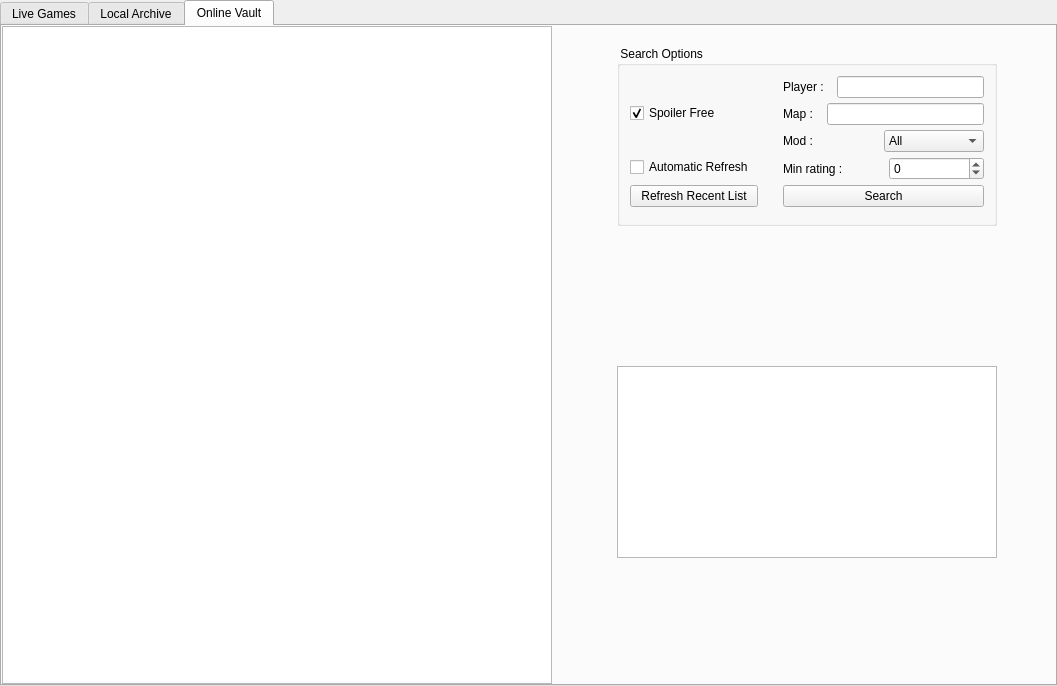
<?xml version="1.0" encoding="UTF-8"?>
<ui version="4.0">
 <class>topTabs</class>
 <widget class="QTabWidget" name="topTabs">
  <property name="geometry">
   <rect>
    <x>0</x>
    <y>0</y>
    <width>1057</width>
    <height>686</height>
   </rect>
  </property>
  <property name="windowTitle">
   <string>TabWidget</string>
  </property>
  <property name="currentIndex">
   <number>2</number>
  </property>
  <widget class="QWidget" name="liveTab">
   <attribute name="title">
    <string>Live Games</string>
   </attribute>
   <layout class="QGridLayout" name="gridLayout">
    <property name="margin">
     <number>0</number>
    </property>
    <item row="0" column="0">
     <widget class="QTreeWidget" name="liveTree">
      <property name="focusPolicy">
       <enum>Qt::NoFocus</enum>
      </property>
      <property name="selectionMode">
       <enum>QAbstractItemView::NoSelection</enum>
      </property>
      <property name="iconSize">
       <size>
        <width>32</width>
        <height>32</height>
       </size>
      </property>
      <property name="verticalScrollMode">
       <enum>QAbstractItemView::ScrollPerPixel</enum>
      </property>
      <property name="rootIsDecorated">
       <bool>false</bool>
      </property>
      <property name="sortingEnabled">
       <bool>true</bool>
      </property>
      <property name="allColumnsShowFocus">
       <bool>true</bool>
      </property>
      <property name="columnCount">
       <number>3</number>
      </property>
      <attribute name="headerVisible">
       <bool>false</bool>
      </attribute>
      <attribute name="headerDefaultSectionSize">
       <number>32</number>
      </attribute>
      <attribute name="headerStretchLastSection">
       <bool>false</bool>
      </attribute>
      <column>
       <property name="text">
        <string notr="true">1</string>
       </property>
      </column>
      <column>
       <property name="text">
        <string notr="true">2</string>
       </property>
      </column>
      <column>
       <property name="text">
        <string notr="true">3</string>
       </property>
      </column>
     </widget>
    </item>
   </layout>
  </widget>
  <widget class="QWidget" name="localTab">
   <attribute name="title">
    <string>Local Archive</string>
   </attribute>
   <layout class="QGridLayout" name="gridLayout_2">
    <property name="margin">
     <number>0</number>
    </property>
    <item row="0" column="0">
     <widget class="QTreeWidget" name="myTree">
      <property name="focusPolicy">
       <enum>Qt::NoFocus</enum>
      </property>
      <property name="alternatingRowColors">
       <bool>false</bool>
      </property>
      <property name="selectionMode">
       <enum>QAbstractItemView::NoSelection</enum>
      </property>
      <property name="selectionBehavior">
       <enum>QAbstractItemView::SelectRows</enum>
      </property>
      <property name="iconSize">
       <size>
        <width>32</width>
        <height>32</height>
       </size>
      </property>
      <property name="verticalScrollMode">
       <enum>QAbstractItemView::ScrollPerPixel</enum>
      </property>
      <property name="horizontalScrollMode">
       <enum>QAbstractItemView::ScrollPerPixel</enum>
      </property>
      <property name="rootIsDecorated">
       <bool>false</bool>
      </property>
      <property name="sortingEnabled">
       <bool>true</bool>
      </property>
      <property name="wordWrap">
       <bool>false</bool>
      </property>
      <property name="columnCount">
       <number>4</number>
      </property>
      <attribute name="headerVisible">
       <bool>false</bool>
      </attribute>
      <attribute name="headerDefaultSectionSize">
       <number>32</number>
      </attribute>
      <attribute name="headerStretchLastSection">
       <bool>false</bool>
      </attribute>
      <column>
       <property name="text">
        <string notr="true">1</string>
       </property>
      </column>
      <column>
       <property name="text">
        <string notr="true">2</string>
       </property>
      </column>
      <column>
       <property name="text">
        <string notr="true">3</string>
       </property>
      </column>
      <column>
       <property name="text">
        <string notr="true">4</string>
       </property>
      </column>
     </widget>
    </item>
   </layout>
  </widget>
  <widget class="QWidget" name="onlineTab">
   <attribute name="title">
    <string>Online Vault</string>
   </attribute>
   <layout class="QGridLayout" name="gridLayout_4">
    <property name="margin">
     <number>0</number>
    </property>
    <item row="3" column="1">
     <widget class="QWidget" name="widget_2" native="true">
      <property name="sizePolicy">
       <sizepolicy hsizetype="Preferred" vsizetype="Preferred">
        <horstretch>0</horstretch>
        <verstretch>1</verstretch>
       </sizepolicy>
      </property>
      <property name="minimumSize">
       <size>
        <width>400</width>
        <height>200</height>
       </size>
      </property>
      <layout class="QGridLayout" name="gridLayout_3">
       <item row="2" column="1">
        <spacer name="verticalSpacer_4">
         <property name="orientation">
          <enum>Qt::Vertical</enum>
         </property>
         <property name="sizeHint" stdset="0">
          <size>
           <width>0</width>
           <height>5</height>
          </size>
         </property>
        </spacer>
       </item>
       <item row="0" column="1">
        <spacer name="verticalSpacer_3">
         <property name="orientation">
          <enum>Qt::Vertical</enum>
         </property>
         <property name="sizeHint" stdset="0">
          <size>
           <width>0</width>
           <height>10</height>
          </size>
         </property>
        </spacer>
       </item>
       <item row="1" column="2">
        <spacer name="horizontalSpacer_3">
         <property name="orientation">
          <enum>Qt::Horizontal</enum>
         </property>
         <property name="sizeHint" stdset="0">
          <size>
           <width>10</width>
           <height>0</height>
          </size>
         </property>
        </spacer>
       </item>
       <item row="1" column="0">
        <spacer name="horizontalSpacer_4">
         <property name="orientation">
          <enum>Qt::Horizontal</enum>
         </property>
         <property name="sizeHint" stdset="0">
          <size>
           <width>10</width>
           <height>0</height>
          </size>
         </property>
        </spacer>
       </item>
       <item row="1" column="1">
        <widget class="QTextBrowser" name="replayInfos">
         <property name="sizePolicy">
          <sizepolicy hsizetype="Minimum" vsizetype="Minimum">
           <horstretch>0</horstretch>
           <verstretch>0</verstretch>
          </sizepolicy>
         </property>
         <property name="minimumSize">
          <size>
           <width>380</width>
           <height>180</height>
          </size>
         </property>
         <property name="sizeIncrement">
          <size>
           <width>0</width>
           <height>0</height>
          </size>
         </property>
         <property name="baseSize">
          <size>
           <width>0</width>
           <height>0</height>
          </size>
         </property>
         <property name="frameShadow">
          <enum>QFrame::Plain</enum>
         </property>
         <property name="verticalScrollBarPolicy">
          <enum>Qt::ScrollBarAlwaysOff</enum>
         </property>
         <property name="textInteractionFlags">
          <set>Qt::TextSelectableByMouse</set>
         </property>
         <property name="openExternalLinks">
          <bool>true</bool>
         </property>
        </widget>
       </item>
      </layout>
     </widget>
    </item>
    <item row="2" column="1">
     <widget class="QWidget" name="widget" native="true">
      <property name="sizePolicy">
       <sizepolicy hsizetype="MinimumExpanding" vsizetype="MinimumExpanding">
        <horstretch>0</horstretch>
        <verstretch>0</verstretch>
       </sizepolicy>
      </property>
      <property name="minimumSize">
       <size>
        <width>400</width>
        <height>200</height>
       </size>
      </property>
      <property name="sizeIncrement">
       <size>
        <width>0</width>
        <height>0</height>
       </size>
      </property>
      <layout class="QGridLayout" name="gridLayout_5">
       <item row="1" column="0">
        <spacer name="horizontalSpacer">
         <property name="orientation">
          <enum>Qt::Horizontal</enum>
         </property>
         <property name="sizeHint" stdset="0">
          <size>
           <width>10</width>
           <height>0</height>
          </size>
         </property>
        </spacer>
       </item>
       <item row="1" column="2">
        <spacer name="horizontalSpacer_2">
         <property name="orientation">
          <enum>Qt::Horizontal</enum>
         </property>
         <property name="sizeType">
          <enum>QSizePolicy::Expanding</enum>
         </property>
         <property name="sizeHint" stdset="0">
          <size>
           <width>10</width>
           <height>0</height>
          </size>
         </property>
        </spacer>
       </item>
       <item row="0" column="1">
        <spacer name="verticalSpacer">
         <property name="orientation">
          <enum>Qt::Vertical</enum>
         </property>
         <property name="sizeHint" stdset="0">
          <size>
           <width>0</width>
           <height>5</height>
          </size>
         </property>
        </spacer>
       </item>
       <item row="2" column="1">
        <spacer name="verticalSpacer_2">
         <property name="orientation">
          <enum>Qt::Vertical</enum>
         </property>
         <property name="sizeHint" stdset="0">
          <size>
           <width>0</width>
           <height>5</height>
          </size>
         </property>
        </spacer>
       </item>
       <item row="1" column="1">
        <widget class="QGroupBox" name="groupBox">
         <property name="sizePolicy">
          <sizepolicy hsizetype="Minimum" vsizetype="Minimum">
           <horstretch>0</horstretch>
           <verstretch>0</verstretch>
          </sizepolicy>
         </property>
         <property name="minimumSize">
          <size>
           <width>380</width>
           <height>180</height>
          </size>
         </property>
         <property name="maximumSize">
          <size>
           <width>380</width>
           <height>180</height>
          </size>
         </property>
         <property name="title">
          <string> Search Options</string>
         </property>
         <property name="alignment">
          <set>Qt::AlignLeading|Qt::AlignLeft|Qt::AlignTop</set>
         </property>
         <property name="flat">
          <bool>true</bool>
         </property>
         <layout class="QFormLayout" name="formLayout">
          <property name="fieldGrowthPolicy">
           <enum>QFormLayout::AllNonFixedFieldsGrow</enum>
          </property>
          <property name="rowWrapPolicy">
           <enum>QFormLayout::DontWrapRows</enum>
          </property>
          <property name="horizontalSpacing">
           <number>25</number>
          </property>
          <property name="verticalSpacing">
           <number>5</number>
          </property>
          <property name="margin">
           <number>10</number>
          </property>
          <item row="0" column="1">
           <layout class="QHBoxLayout" name="horizontalLayout">
            <property name="spacing">
             <number>10</number>
            </property>
            <item>
             <widget class="QLabel" name="label">
              <property name="autoFillBackground">
               <bool>false</bool>
              </property>
              <property name="styleSheet">
               <string notr="true"/>
              </property>
              <property name="text">
               <string>Player : </string>
              </property>
             </widget>
            </item>
            <item>
             <widget class="QLineEdit" name="playerName"/>
            </item>
           </layout>
          </item>
          <item row="1" column="1">
           <layout class="QHBoxLayout" name="horizontalLayout_2">
            <property name="spacing">
             <number>10</number>
            </property>
            <item>
             <widget class="QLabel" name="label_2">
              <property name="autoFillBackground">
               <bool>false</bool>
              </property>
              <property name="styleSheet">
               <string notr="true"/>
              </property>
              <property name="text">
               <string>Map : </string>
              </property>
             </widget>
            </item>
            <item>
             <widget class="QLineEdit" name="mapName"/>
            </item>
           </layout>
          </item>
          <item row="2" column="1">
           <layout class="QHBoxLayout" name="horizontalLayout_3">
            <property name="spacing">
             <number>10</number>
            </property>
            <item>
             <widget class="QLabel" name="label_3">
              <property name="autoFillBackground">
               <bool>false</bool>
              </property>
              <property name="styleSheet">
               <string notr="true"/>
              </property>
              <property name="text">
               <string>Mod : </string>
              </property>
             </widget>
            </item>
            <item>
             <widget class="QComboBox" name="modList">
              <property name="sizePolicy">
               <sizepolicy hsizetype="Preferred" vsizetype="Preferred">
                <horstretch>0</horstretch>
                <verstretch>0</verstretch>
               </sizepolicy>
              </property>
              <property name="minimumSize">
               <size>
                <width>100</width>
                <height>0</height>
               </size>
              </property>
              <property name="maxVisibleItems">
               <number>50</number>
              </property>
              <item>
               <property name="text">
                <string>All</string>
               </property>
              </item>
             </widget>
            </item>
           </layout>
          </item>
          <item row="3" column="1">
           <layout class="QHBoxLayout" name="horizontalLayout_4">
            <property name="spacing">
             <number>10</number>
            </property>
            <item>
             <widget class="QLabel" name="label_4">
              <property name="autoFillBackground">
               <bool>false</bool>
              </property>
              <property name="styleSheet">
               <string notr="true"/>
              </property>
              <property name="text">
               <string>Min rating : </string>
              </property>
             </widget>
            </item>
            <item>
             <widget class="QSpinBox" name="minRating">
              <property name="minimumSize">
               <size>
                <width>50</width>
                <height>0</height>
               </size>
              </property>
              <property name="styleSheet">
               <string notr="true"/>
              </property>
              <property name="minimum">
               <number>-200</number>
              </property>
              <property name="maximum">
               <number>3000</number>
              </property>
              <property name="singleStep">
               <number>100</number>
              </property>
             </widget>
            </item>
           </layout>
          </item>
          <item row="4" column="1">
           <widget class="QPushButton" name="searchButton">
            <property name="text">
             <string>Search</string>
            </property>
           </widget>
          </item>
          <item row="4" column="0">
           <widget class="QPushButton" name="RefreshResetButton">
            <property name="minimumSize">
             <size>
              <width>128</width>
              <height>0</height>
             </size>
            </property>
            <property name="text">
             <string>Refresh Recent List</string>
            </property>
           </widget>
          </item>
          <item row="3" column="0">
           <widget class="QCheckBox" name="automaticCheckbox">
            <property name="sizePolicy">
             <sizepolicy hsizetype="Fixed" vsizetype="Fixed">
              <horstretch>0</horstretch>
              <verstretch>0</verstretch>
             </sizepolicy>
            </property>
            <property name="minimumSize">
             <size>
              <width>80</width>
              <height>20</height>
             </size>
            </property>
            <property name="toolTip">
             <string>reloads recent Replays on Tab reentry&lt;br&gt;'...same as it ever was ... same as it ever was'</string>
            </property>
            <property name="text">
             <string>Automatic Refresh</string>
            </property>
            <property name="checked">
             <bool>false</bool>
            </property>
           </widget>
          </item>
          <item row="1" column="0">
           <widget class="QCheckBox" name="spoilerCheckbox">
            <property name="sizePolicy">
             <sizepolicy hsizetype="Fixed" vsizetype="Fixed">
              <horstretch>0</horstretch>
              <verstretch>0</verstretch>
             </sizepolicy>
            </property>
            <property name="minimumSize">
             <size>
              <width>80</width>
              <height>20</height>
             </size>
            </property>
            <property name="text">
             <string>Spoiler Free</string>
            </property>
            <property name="checked">
             <bool>true</bool>
            </property>
           </widget>
          </item>
          <item row="2" column="0">
           <widget class="QLabel" name="searchInfoLabel">
            <property name="text">
             <string/>
            </property>
           </widget>
          </item>
         </layout>
        </widget>
       </item>
      </layout>
      <zorder>groupBox</zorder>
      <zorder>horizontalSpacer</zorder>
      <zorder>verticalSpacer</zorder>
      <zorder>verticalSpacer_2</zorder>
      <zorder>horizontalSpacer_2</zorder>
     </widget>
    </item>
    <item row="1" column="0" rowspan="4">
     <widget class="QTreeWidget" name="onlineTree">
      <property name="sizePolicy">
       <sizepolicy hsizetype="MinimumExpanding" vsizetype="Expanding">
        <horstretch>0</horstretch>
        <verstretch>0</verstretch>
       </sizepolicy>
      </property>
      <property name="minimumSize">
       <size>
        <width>550</width>
        <height>0</height>
       </size>
      </property>
      <property name="maximumSize">
       <size>
        <width>550</width>
        <height>16777215</height>
       </size>
      </property>
      <property name="sizeIncrement">
       <size>
        <width>50</width>
        <height>0</height>
       </size>
      </property>
      <property name="sortingEnabled">
       <bool>true</bool>
      </property>
      <property name="columnCount">
       <number>2</number>
      </property>
      <attribute name="headerVisible">
       <bool>false</bool>
      </attribute>
      <attribute name="headerDefaultSectionSize">
       <number>200</number>
      </attribute>
      <attribute name="headerMinimumSectionSize">
       <number>200</number>
      </attribute>
      <column>
       <property name="text">
        <string>New Column</string>
       </property>
      </column>
      <column>
       <property name="text">
        <string>New Column</string>
       </property>
      </column>
     </widget>
    </item>
   </layout>
  </widget>
 </widget>
 <resources/>
 <connections/>
</ui>
